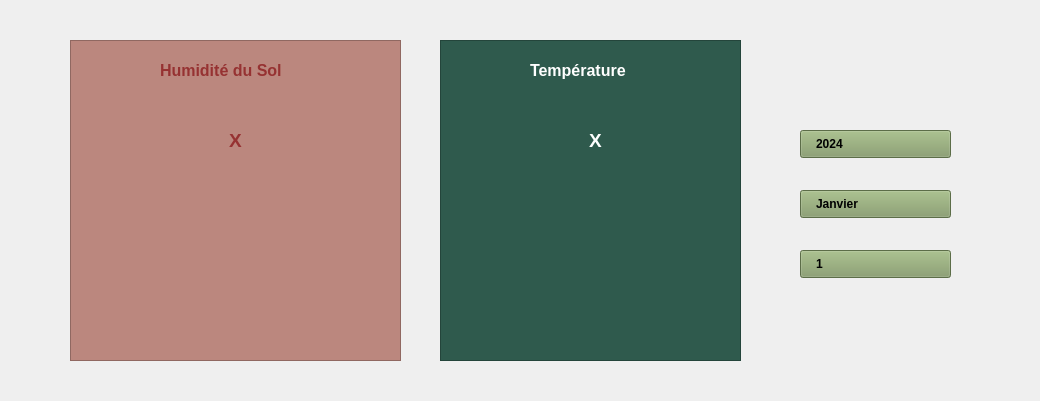
         <widget class="QWidget" name="scrollAreaWidgetContents_10">
          <property name="geometry">
           <rect>
            <x>0</x>
            <y>0</y>
            <width>1040</width>
            <height>401</height>
           </rect>
          </property>
          <property name="sizePolicy">
           <sizepolicy hsizetype="Expanding" vsizetype="Expanding">
            <horstretch>0</horstretch>
            <verstretch>0</verstretch>
           </sizepolicy>
          </property>
          <widget class="QWidget" name="widget_8" native="true">
           <property name="geometry">
            <rect>
             <x>11</x>
             <y>11</y>
             <width>415</width>
             <height>16</height>
            </rect>
           </property>
          </widget>
          <widget class="QFrame" name="frame_44">
           <property name="geometry">
            <rect>
             <x>70</x>
             <y>40</y>
             <width>331</width>
             <height>321</height>
            </rect>
           </property>
           <property name="styleSheet">
            <string notr="true"> background: rgb(187,135,126);
color:rgb(150,50,50);</string>
           </property>
           <property name="frameShape">
            <enum>QFrame::StyledPanel</enum>
           </property>
           <property name="frameShadow">
            <enum>QFrame::Raised</enum>
           </property>
           <widget class="QLabel" name="label_68">
            <property name="geometry">
             <rect>
              <x>120</x>
              <y>80</y>
              <width>91</width>
              <height>41</height>
             </rect>
            </property>
            <property name="text">
             <string>&lt;html&gt;&lt;head/&gt;&lt;body&gt;&lt;p align=&quot;center&quot;&gt;&lt;span style=&quot; font-size:14pt; font-weight:700;&quot;&gt;X&lt;/span&gt;&lt;/p&gt;&lt;/body&gt;&lt;/html&gt;</string>
            </property>
           </widget>
           <widget class="QLabel" name="label_69">
            <property name="geometry">
             <rect>
              <x>90</x>
              <y>10</y>
              <width>181</width>
              <height>41</height>
             </rect>
            </property>
            <property name="text">
             <string>&lt;html&gt;&lt;head/&gt;&lt;body&gt;&lt;p&gt;&lt;span style=&quot; font-size:12pt; font-weight:700;&quot;&gt;Humidité du Sol&lt;/span&gt;&lt;/p&gt;&lt;/body&gt;&lt;/html&gt;</string>
            </property>
           </widget>
           <widget class="QLabel" name="label_18">
            <property name="geometry">
             <rect>
              <x>120</x>
              <y>150</y>
              <width>100</width>
              <height>100</height>
             </rect>
            </property>
            <property name="styleSheet">
             <string notr="true">max-width:100px;
max-height:100px;</string>
            </property>
            <property name="text">
             <string/>
            </property>
            <property name="pixmap">
             <pixmap>:/Purestay/images/icones/Humidite.png</pixmap>
            </property>
            <property name="scaledContents">
             <bool>true</bool>
            </property>
           </widget>
           <widget class="QLabel" name="label_20">
            <property name="geometry">
             <rect>
              <x>110</x>
              <y>140</y>
              <width>100</width>
              <height>100</height>
             </rect>
            </property>
            <property name="styleSheet">
             <string notr="true">max-width:100px;
max-height:100px;</string>
            </property>
            <property name="text">
             <string/>
            </property>
            <property name="pixmap">
             <pixmap resource="purestaybackground.qrc">:/Purestay/images/icones/Humide.png</pixmap>
            </property>
            <property name="scaledContents">
             <bool>true</bool>
            </property>
           </widget>
          </widget>
          <widget class="QFrame" name="frame_45">
           <property name="geometry">
            <rect>
             <x>440</x>
             <y>40</y>
             <width>301</width>
             <height>321</height>
            </rect>
           </property>
           <property name="styleSheet">
            <string notr="true"> background: rgb(187,135,126);
background-color:rgb(47,90,77);

color:white;</string>
           </property>
           <property name="frameShape">
            <enum>QFrame::StyledPanel</enum>
           </property>
           <property name="frameShadow">
            <enum>QFrame::Raised</enum>
           </property>
           <widget class="QLabel" name="label_71">
            <property name="geometry">
             <rect>
              <x>90</x>
              <y>10</y>
              <width>181</width>
              <height>41</height>
             </rect>
            </property>
            <property name="text">
             <string>&lt;html&gt;&lt;head/&gt;&lt;body&gt;&lt;p&gt;&lt;span style=&quot; font-size:12pt; font-weight:700;&quot;&gt;Température&lt;/span&gt;&lt;/p&gt;&lt;/body&gt;&lt;/html&gt;</string>
            </property>
           </widget>
           <widget class="QLabel" name="label_70">
            <property name="geometry">
             <rect>
              <x>110</x>
              <y>80</y>
              <width>91</width>
              <height>41</height>
             </rect>
            </property>
            <property name="text">
             <string>&lt;html&gt;&lt;head/&gt;&lt;body&gt;&lt;p align=&quot;center&quot;&gt;&lt;span style=&quot; font-size:14pt; font-weight:700;&quot;&gt;X&lt;/span&gt;&lt;/p&gt;&lt;/body&gt;&lt;/html&gt;</string>
            </property>
           </widget>
           <widget class="QLabel" name="label_19">
            <property name="geometry">
             <rect>
              <x>100</x>
              <y>150</y>
              <width>100</width>
              <height>100</height>
             </rect>
            </property>
            <property name="styleSheet">
             <string notr="true">max-width:100px;
max-height:100px;</string>
            </property>
            <property name="text">
             <string/>
            </property>
            <property name="pixmap">
             <pixmap resource="purestaybackground.qrc">:/Purestay/images/icones/Temperature.png</pixmap>
            </property>
            <property name="scaledContents">
             <bool>true</bool>
            </property>
           </widget>
          </widget>
          <widget class="QComboBox" name="comboBox_30">
           <property name="geometry">
            <rect>
             <x>800</x>
             <y>130</y>
             <width>161</width>
             <height>28</height>
            </rect>
           </property>
           <property name="styleSheet">
            <string notr="true">QComboBox
{
margin-right:10px;
appearance:none;
padding-left:15px;
padding-right:20px;
font-weight:600;
background-color:rgb(129,153,101);
height:35px;
}
QComboBox::drop-down {
	border:none;
}
QComboBox::down-arrow {
	image:url(:/Purestay/images/icones/arrow.png);
	padding-right:20px;
	width:20px;
	color:white;
}

QComboBox::QListView {
background-color:rgb(129,153,101);
}

QComboBox::QListViewItem {
background-color:rgb(129,153,101);
}





</string>
           </property>
           <item>
            <property name="text">
             <string>2024</string>
            </property>
           </item>
           <item>
            <property name="text">
             <string>2023</string>
            </property>
           </item>
           <item>
            <property name="text">
             <string>2022</string>
            </property>
           </item>
           <item>
            <property name="text">
             <string>2021</string>
            </property>
           </item>
          </widget>
          <widget class="QComboBox" name="comboBox_31">
           <property name="geometry">
            <rect>
             <x>800</x>
             <y>190</y>
             <width>161</width>
             <height>28</height>
            </rect>
           </property>
           <property name="styleSheet">
            <string notr="true">QComboBox
{
margin-right:10px;
appearance:none;
padding-left:15px;
padding-right:20px;
font-weight:600;
background-color:rgb(129,153,101);
height:35px;
}
QComboBox::drop-down {
	border:none;
}
QComboBox::down-arrow {
	image:url(:/Purestay/images/icones/arrow.png);
	padding-right:20px;
	width:20px;
	color:white;
}

QComboBox::QListView {
background-color:rgb(129,153,101);
}

QComboBox::QListViewItem {
background-color:rgb(129,153,101);
}





</string>
           </property>
           <item>
            <property name="text">
             <string>Janvier</string>
            </property>
           </item>
           <item>
            <property name="text">
             <string>Février</string>
            </property>
           </item>
           <item>
            <property name="text">
             <string>Mars</string>
            </property>
           </item>
           <item>
            <property name="text">
             <string>Avril</string>
            </property>
           </item>
           <item>
            <property name="text">
             <string>Mai</string>
            </property>
           </item>
           <item>
            <property name="text">
             <string>Juin</string>
            </property>
           </item>
           <item>
            <property name="text">
             <string>Juillet</string>
            </property>
           </item>
           <item>
            <property name="text">
             <string>Août</string>
            </property>
           </item>
           <item>
            <property name="text">
             <string>Septembre</string>
            </property>
           </item>
           <item>
            <property name="text">
             <string>Octobre</string>
            </property>
           </item>
           <item>
            <property name="text">
             <string>Novembre</string>
            </property>
           </item>
           <item>
            <property name="text">
             <string>Décembre</string>
            </property>
           </item>
          </widget>
          <widget class="QComboBox" name="comboBox_32">
           <property name="geometry">
            <rect>
             <x>800</x>
             <y>250</y>
             <width>161</width>
             <height>28</height>
            </rect>
           </property>
           <property name="styleSheet">
            <string notr="true">QComboBox
{
margin-right:10px;
appearance:none;
padding-left:15px;
padding-right:20px;
font-weight:600;
background-color:rgb(129,153,101);
height:35px;
}
QComboBox::drop-down {
	border:none;
}
QComboBox::down-arrow {
	image:url(:/Purestay/images/icones/arrow.png);
	padding-right:20px;
	width:20px;
	color:white;
}

QComboBox::QListView {
background-color:rgb(129,153,101);
}

QComboBox::QListViewItem {
background-color:rgb(129,153,101);
}





</string>
           </property>
           <item>
            <property name="text">
             <string>1</string>
            </property>
           </item>
           <item>
            <property name="text">
             <string>2</string>
            </property>
           </item>
           <item>
            <property name="text">
             <string>3</string>
            </property>
           </item>
           <item>
            <property name="text">
             <string>4</string>
            </property>
           </item>
           <item>
            <property name="text">
             <string>5</string>
            </property>
           </item>
           <item>
            <property name="text">
             <string>6</string>
            </property>
           </item>
           <item>
            <property name="text">
             <string>7</string>
            </property>
           </item>
           <item>
            <property name="text">
             <string>8</string>
            </property>
           </item>
           <item>
            <property name="text">
             <string>9</string>
            </property>
           </item>
           <item>
            <property name="text">
             <string>10</string>
            </property>
           </item>
           <item>
            <property name="text">
             <string>11</string>
            </property>
           </item>
           <item>
            <property name="text">
             <string>12</string>
            </property>
           </item>
           <item>
            <property name="text">
             <string>13</string>
            </property>
           </item>
           <item>
            <property name="text">
             <string>14</string>
            </property>
           </item>
           <item>
            <property name="text">
             <string>15</string>
            </property>
           </item>
           <item>
            <property name="text">
             <string>16</string>
            </property>
           </item>
           <item>
            <property name="text">
             <string>17</string>
            </property>
           </item>
           <item>
            <property name="text">
             <string>18</string>
            </property>
           </item>
           <item>
            <property name="text">
             <string>19</string>
            </property>
           </item>
           <item>
            <property name="text">
             <string>20</string>
            </property>
           </item>
           <item>
            <property name="text">
             <string>21</string>
            </property>
           </item>
           <item>
            <property name="text">
             <string>22</string>
            </property>
           </item>
           <item>
            <property name="text">
             <string>23</string>
            </property>
           </item>
           <item>
            <property name="text">
             <string>24</string>
            </property>
           </item>
           <item>
            <property name="text">
             <string>25</string>
            </property>
           </item>
           <item>
            <property name="text">
             <string>26</string>
            </property>
           </item>
           <item>
            <property name="text">
             <string>27</string>
            </property>
           </item>
           <item>
            <property name="text">
             <string>28</string>
            </property>
           </item>
           <item>
            <property name="text">
             <string>29</string>
            </property>
           </item>
           <item>
            <property name="text">
             <string>30</string>
            </property>
           </item>
          </widget>
         </widget>
